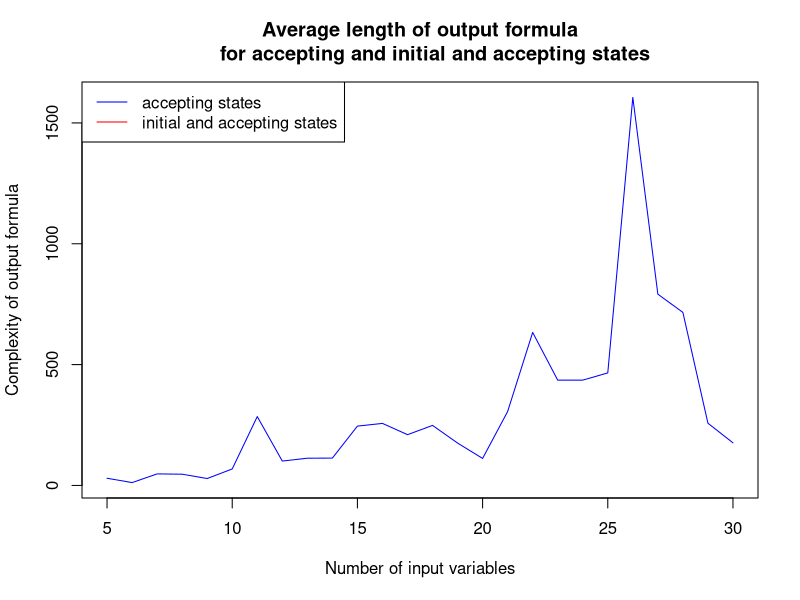

Generate this figure with R:
n <- seq(from=5,to=30,by=1)
add <- function(x) Reduce("+", x)

acc <- scan("states_accepting.txt", what="", sep="\n")
init <- scan("states_init.txt", what="", sep="\n")

for(i in 1: length(acc)){
  acc[i] <- nchar(substr(acc[i], 46, nchar(acc[i])))
  init[i] <- nchar(substr(init[i], 46, nchar(init[i])))
}

acc <- as.numeric(acc)
init <- as.numeric(init)

spl <- seq_along(acc)
answer_acc <- split(acc, ceiling(spl/26) )
len <- length(answer_acc)
#add(answer_acc)
accepting <- add(answer_acc) / len
#accepting

spl <- seq_along(init)
answer_init <- split(init, ceiling(spl/26))
initaccepting <- add(answer_init) / len

plot(x=n, y=accepting, type="l", col="blue", xlab="Number of input variables", ylab="Complexity of output formula", main="Average length of output formula
     for accepting and initial and accepting states")
points(x=n, y=initaccepting, type="l", col="red")
legend("topleft", col=c("blue","red"),lwd=1,legend=c("accepting states","initial and accepting states"))
